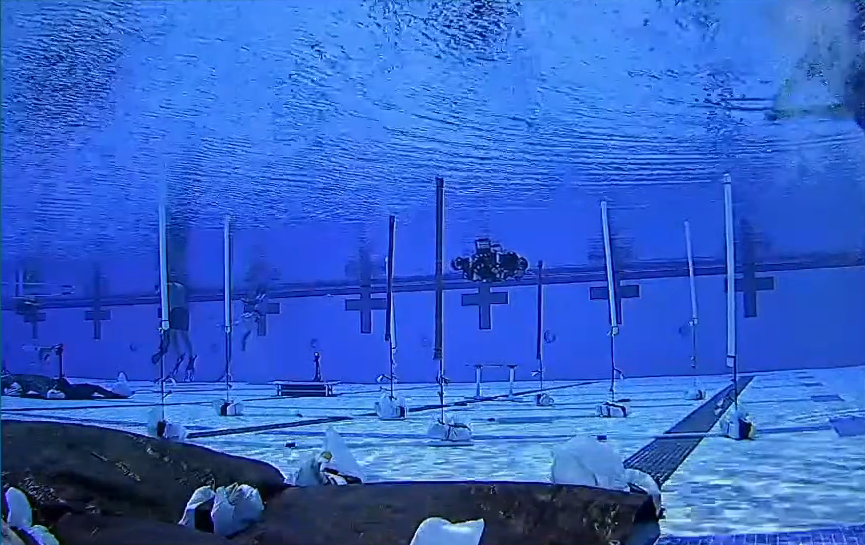
#> input picture slalom/media/image_cross.png, 865 x 545 px, given in place of #, which was not available
$ python edge_filter.py '#' defaults to gate_task.png   (older library calls are emulated)
#> lines starting #> are read from the running program, lines starting #| are printed output that depends on the picture; after the words box and inside, x2 and y2 are one past the last pixel; in counts of white or black regions, pixels touching at a corner belong together; pictures that were not available may be replaced by others from this repository, and a replacement may not be noted
"""
Edge-First Pole Detection
==========================
Uses edge detection as the PRIMARY method to find slalom poles.
Instead of thresholding dark regions and hoping they're poles,
we find all edges → keep only vertical ones → cluster into poles.

Usage:
    python slalom/edge_filter.py                    # defaults to gate_task.png
    python slalom/edge_filter.py image_cross.png
    python slalom/edge_filter.py image_diver.png
"""

import os
import sys
import cv2
import numpy as np
import matplotlib.pyplot as plt


# ── Load image ───────────────────────────────────────
script_dir = os.path.dirname(os.path.abspath(__file__))
image_name = sys.argv[1] if len(sys.argv) > 1 else "gate_task.png"
image_path = os.path.join(script_dir, "media", image_name)
image = cv2.imread(image_path)
#> image is the input picture: shape (545, 865, 3); mean B, G, R 201.5, 98.4, 50.1

if image is None:
    raise FileNotFoundError(f"Image not found: {image_path}")

img_height, img_width = image.shape[:2]
print(f"Image: {image_name} ({img_width}x{img_height})")
#| Image: # (865x545)

# =====================================================
# STEP 1: Grayscale + CLAHE (same preprocessing)
# =====================================================
gray = cv2.cvtColor(image, cv2.COLOR_BGR2GRAY)
clahe = cv2.createCLAHE(clipLimit=3.0, tileGridSize=(8, 8))
enhanced = clahe.apply(gray)

# =====================================================
# STEP 2: Sobel X — find VERTICAL edges only
# Sobel in X direction detects horizontal intensity changes,
# which means it highlights VERTICAL boundaries (pole edges).
# This is more targeted than Canny which finds ALL edges.
# =====================================================
blurred = cv2.GaussianBlur(enhanced, (5, 5), 1.4)
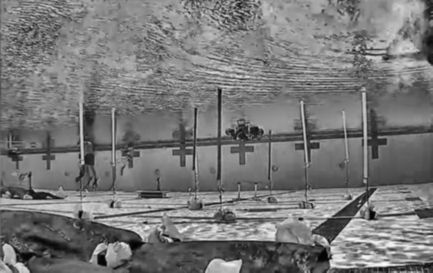
#> blurred: shape (545, 865) (shown at 1/2 size); min 2, max 251, mean 119.9
sobel_x = cv2.Sobel(blurred, cv2.CV_64F, 1, 0, ksize=3)
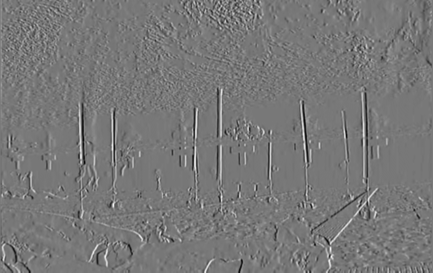
#> sobel_x: shape (545, 865) float64 (shown at 1/2 size); min -400, max 449, mean -0.1; drawn with min black and max white
sobel_x_abs = np.uint8(np.abs(sobel_x) * 255 / max(np.abs(sobel_x).max(), 1))

# Threshold to keep only strong vertical edges
_, vertical_edges = cv2.threshold(sobel_x_abs, 40, 255, cv2.THRESH_BINARY)
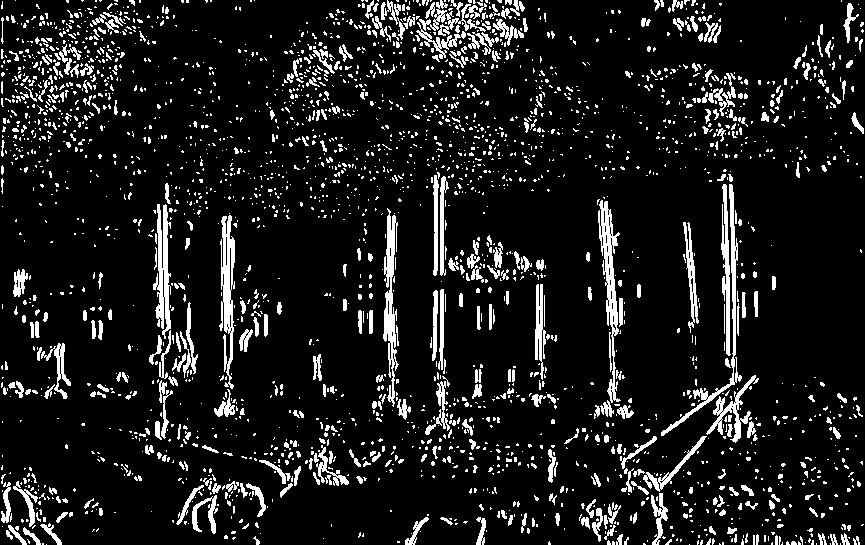
#> vertical_edges: shape (545, 865); 10.6% white; 2831 white regions (2410 under 20 px), largest, box (x1, y1, x2, y2) and area: (598, 200, 621, 403) 1530, (219, 215, 235, 389) 1427, (383, 208, 399, 407) 1381

# =====================================================
# STEP 3: Morphological cleanup on edges
# - Use a vertical kernel to connect broken vertical edges
# - Remove short horizontal noise
# =====================================================
# Connect vertical edge fragments
vert_kernel = cv2.getStructuringElement(cv2.MORPH_RECT, (1, 15))
vertical_edges = cv2.morphologyEx(vertical_edges, cv2.MORPH_CLOSE, vert_kernel)
#> vertical_edges: shape (545, 865); 17.4% white; 972 white regions (679 under 20 px), largest, box (x1, y1, x2, y2) and area: (5, 0, 136, 188) 8498, (358, 0, 528, 140) 8334, (617, 144, 761, 545) 7701

# Remove small noise blobs
noise_kernel = cv2.getStructuringElement(cv2.MORPH_RECT, (3, 3))
vertical_edges = cv2.morphologyEx(vertical_edges, cv2.MORPH_OPEN, noise_kernel)
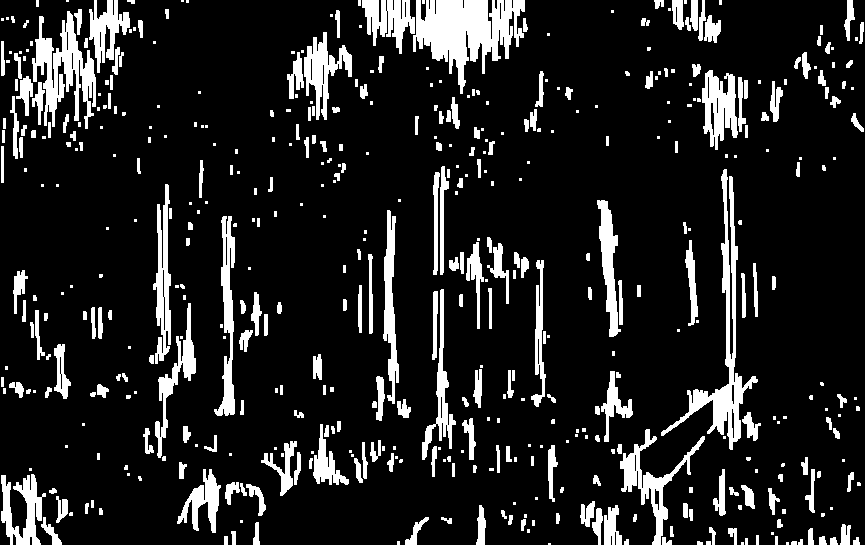
#> vertical_edges: shape (545, 865); 13.4% white; 496 white regions (214 under 20 px), largest, box (x1, y1, x2, y2) and area: (413, 0, 525, 94) 5557, (661, 169, 758, 450) 3860, (32, 11, 96, 129) 3263

# =====================================================
# STEP 4: Hough Line Transform on vertical edges
# Find straight line segments directly from edge map
# =====================================================
lines = cv2.HoughLinesP(
    vertical_edges,
    rho=1,
    theta=np.pi / 180,
    threshold=20,
    minLineLength=int(img_height * 0.05),   # at least 5% of image height
    maxLineGap=int(img_height * 0.03)       # bridge gaps up to 3% of height
)
#> lines = 1132 rows, first 6: [445, 61, 446, 0], [15, 87, 112, 77], [399, 52, 523, 37], [422, 450, 451, 444], [732, 177, 737, 440], [726, 154, 731, 449]

# Filter: keep only near-vertical lines (75-105 degrees)
all_lines = []
vertical_lines = []
if lines is not None:
    for line in lines:
        x1, y1, x2, y2 = line[0]
        angle = np.abs(np.arctan2(y2 - y1, x2 - x1) * 180 / np.pi)
        all_lines.append((x1, y1, x2, y2, angle))
        if 75 < angle < 105:
            vertical_lines.append((x1, y1, x2, y2, angle))
#> this loop made 1132 passes
#> (x1, y1, x2, y2, angle) on passes 1 to 3: (445, 61, 446, 0, 89.06), (15, 87, 112, 77, 5.89), (399, 52, 523, 37, 6.9)
#> after the loop, all_lines = 1132 items, first 6: (445, 61, 446, 0, 89.06), (15, 87, 112, 77, 5.89), (399, 52, 523, 37, 6.9), (422, 450, 451, 444, 11.69), (732, 177, 737, 440, 88.91), (726, 154, 731, 449, 89.03); vertical_lines = 296 items, first 6: (445, 61, 446, 0, 89.06), (732, 177, 737, 440, 88.91), (726, 154, 731, 449, 89.03), (443, 54, 443, 0, 90), (442, 422, 442, 166, 90), (157, 204, 169, 348, 85.24)

print(f"\nHough lines found: {len(all_lines)} total, {len(vertical_lines)} vertical")
#| Hough lines found: 1132 total, 296 vertical

# =====================================================
# STEP 5: Cluster vertical lines into poles
# Multiple edge lines belong to the same pole if they
# have similar X coordinates. Group by X position.
# =====================================================
poles = []
if vertical_lines:
    # Sort by average X position
    vertical_lines.sort(key=lambda l: (l[0] + l[2]) / 2)

    # Cluster lines within 30px of each other into one pole
    cluster_gap = max(30, int(img_width * 0.025))
    current_cluster = [vertical_lines[0]]
#> current_cluster = [(1, 182, 1, 146, 90)]

    for line in vertical_lines[1:]:
        avg_x = (line[0] + line[2]) / 2
        cluster_avg_x = np.mean([(l[0] + l[2]) / 2 for l in current_cluster])

        if abs(avg_x - cluster_avg_x) < cluster_gap:
            current_cluster.append(line)
        else:
            poles.append(current_cluster)
            current_cluster = [line]
#> this loop made 295 passes
#> (avg_x, cluster_avg_x, current_cluster) on passes 11, 19, 52, 78, 85, 93: (61.5, 22, [(59, 344, 64, 377, 81.38)]), (154.5, 96.38, [(152, 452, 157, 422, 80.54)]), (200, 168.9, [(197, 213, 203, 168, 82.41)]), (255, 224.7, [(254, 292, 256, 335, 87.34)]), (312, 258.1, [(311, 84, 313, 38, 87.51)]), (358, 323.8, [(358, 294, 358, 326, 90)])
    poles.append(current_cluster)

print(f"Poles detected: {len(poles)}")
#| Poles detected: 14

# =====================================================
# STEP 6: Draw results
# =====================================================
# Create output images
result_lines = image.copy()    # all vertical lines
result_poles = image.copy()    # clustered poles with labels

# Colors for different poles
pole_colors = [
    (0, 255, 0),    # green
    (0, 255, 255),  # yellow
    (255, 0, 255),  # magenta
    (0, 165, 255),  # orange
    (255, 255, 0),  # cyan
    (0, 0, 255),    # red
    (255, 0, 0),    # blue
    (128, 255, 0),  # lime
]

for i, pole_lines in enumerate(poles):
    color = pole_colors[i % len(pole_colors)]

    # Get pole bounding info
    all_x = []
    all_y = []
    for (x1, y1, x2, y2, angle) in pole_lines:
        all_x.extend([x1, x2])
        all_y.extend([y1, y2])
        cv2.line(result_lines, (x1, y1), (x2, y2), (0, 255, 0), 2)
        cv2.line(result_poles, (x1, y1), (x2, y2), color, 2)

    # Draw pole center line and label
    center_x = int(np.mean(all_x))
    top_y = min(all_y)
    bot_y = max(all_y)
    pole_height = bot_y - top_y

    cv2.line(result_poles, (center_x, top_y), (center_x, bot_y), color, 3)
    cv2.putText(result_poles, f"Pole {i+1}", (center_x - 20, top_y - 10),
                cv2.FONT_HERSHEY_SIMPLEX, 0.6, color, 2)

    print(f"  Pole {i+1}: center_x={center_x}, y={top_y}-{bot_y}, "
          f"height={pole_height}px ({pole_height/img_height*100:.1f}%), "
          f"{len(pole_lines)} edge lines")
#> this loop made 14 passes
#|   Pole 1: center_x=22, y=0-502, height=502px (92.1%), 11 edge lines
#|   Pole 2: center_x=96, y=0-377, height=377px (69.2%), 8 edge lines
#|   Pole 3: center_x=168, y=184-457, height=273px (50.1%), 33 edge lines
#|   Pole 4: center_x=224, y=168-529, height=361px (66.2%), 26 edge lines
#|   Pole 5: center_x=258, y=292-544, height=252px (46.2%), 7 edge lines
#> (further printed lines are left out)
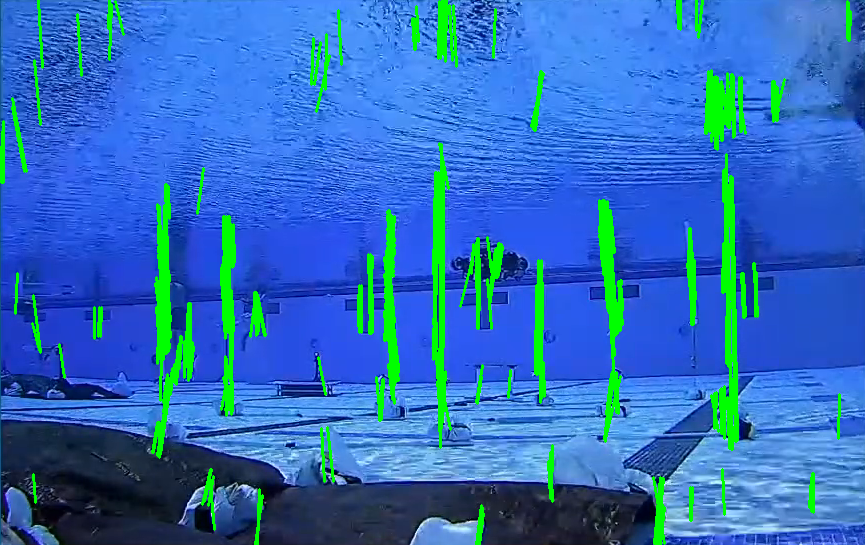
#> result_lines: shape (545, 865, 3); 7.11% of pixels changed, all inside (x1, y1, x2, y2) = (0, 0, 852, 545)
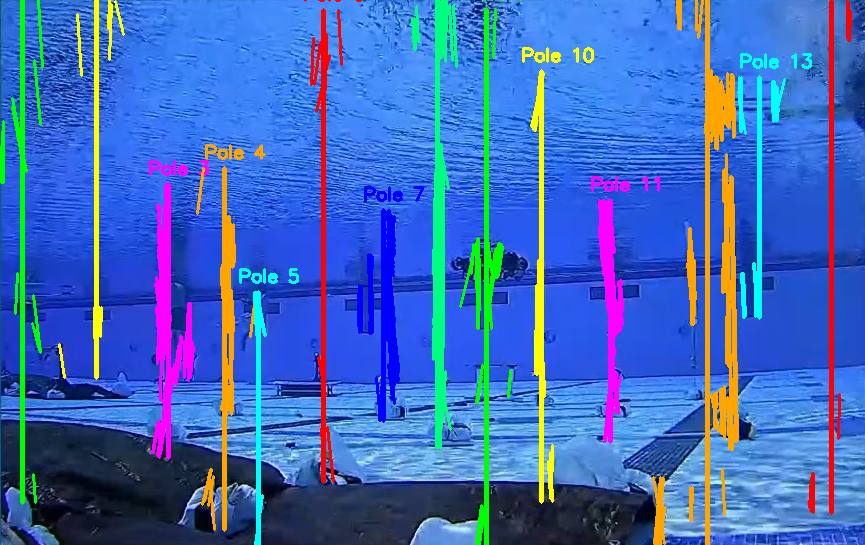
#> result_poles: shape (545, 865, 3); 12.18% of pixels changed, all inside (x1, y1, x2, y2) = (0, 0, 852, 545)

# =====================================================
# DISPLAY
# =====================================================
fig, axes = plt.subplots(2, 3, figsize=(20, 12))
fig.suptitle(f'Edge-First Pole Detection — {image_name}', fontsize=14, fontweight='bold')

def show(img, ax, title):
    if len(img.shape) == 3:
        ax.imshow(cv2.cvtColor(img, cv2.COLOR_BGR2RGB))
    else:
        ax.imshow(img, cmap='gray')
    ax.set_title(title)
    ax.axis('off')

show(image, axes[0, 0], '1. Original')
show(enhanced, axes[0, 1], '2. CLAHE Enhanced')
show(sobel_x_abs, axes[0, 2], '3. Sobel X (vertical edges)')
show(vertical_edges, axes[1, 0], '4. Thresholded + Cleaned Edges')
show(result_lines, axes[1, 1], f'5. Vertical Hough Lines ({len(vertical_lines)})')
show(result_poles, axes[1, 2], f'6. Detected Poles ({len(poles)})')

plt.tight_layout()

# Save output
output_name = image_name.replace('.png', '_edge_filter.png')
output_path = os.path.join(script_dir, "media", output_name)
plt.savefig(output_path, dpi=150, bbox_inches='tight')
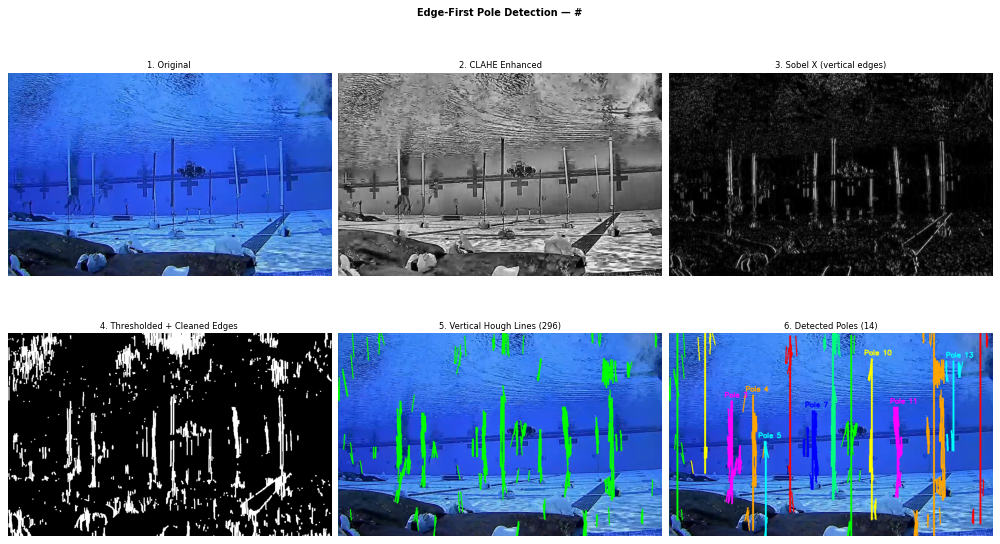
#> figure drawn by matplotlib, 6 panels
print(f"\n✅ Saved to: {output_path}")

plt.show()
